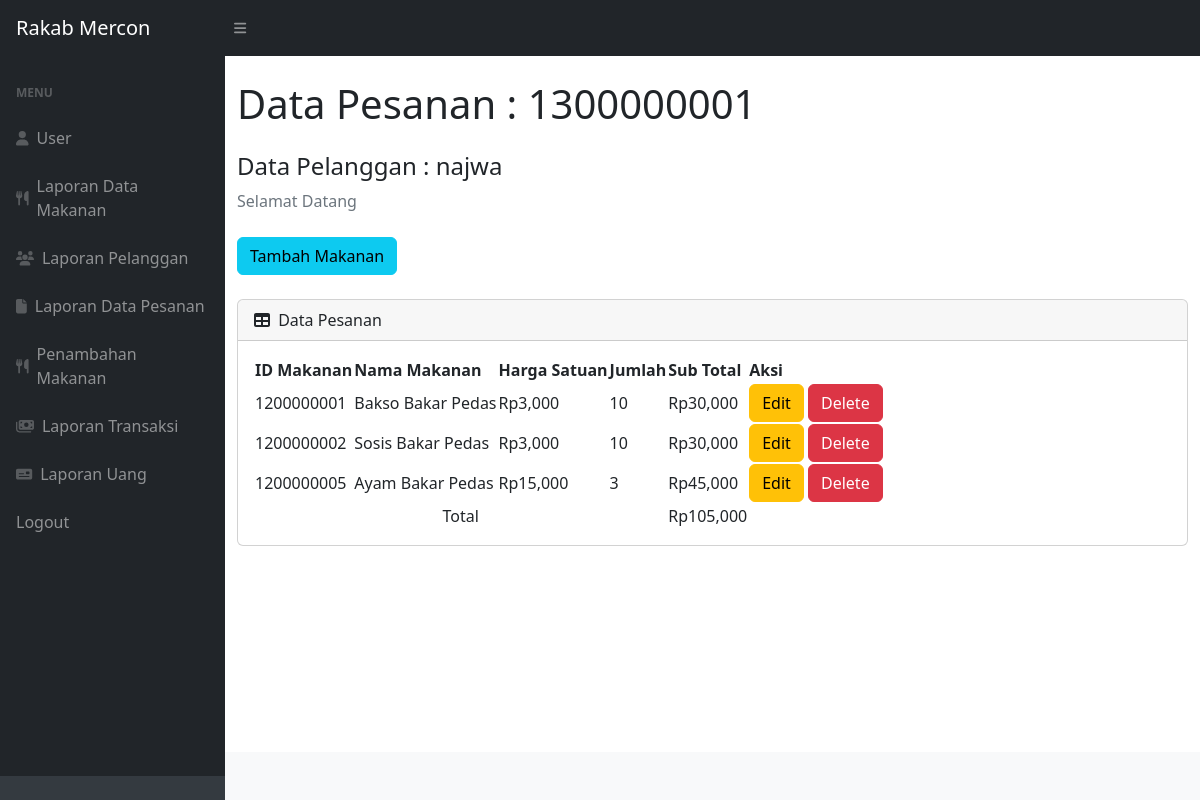
Page /view.php?idp=1300000001 (signed in) on the committed database.
### tables this page shows
CREATE TABLE `pesanan` (
  `idpesanan` int(11) NOT NULL,
  `tanggal` timestamp NOT NULL DEFAULT current_timestamp(),
  `namapelanggan` varchar(30) NOT NULL
);

CREATE TABLE `pelanggan` (
  `idpelanggan` int(11) NOT NULL,
  `namapelanggan` varchar(30) NOT NULL,
  `notelp` varchar(15) NOT NULL,
  `alamat` text NOT NULL
);

CREATE TABLE `detailpesanan` (
  `iddetailpesanan` int(11) NOT NULL,
  `idpesanan` int(11) NOT NULL,
  `idmakanan` int(11) NOT NULL,
  `qty` int(11) NOT NULL,
  `tanggal` timestamp NOT NULL DEFAULT current_timestamp()
);

CREATE TABLE `datamakanan` (
  `idmakanan` int(11) NOT NULL,
  `namamakanan` varchar(20) NOT NULL,
  `harga` int(11) NOT NULL,
  `stok` int(11) NOT NULL
);

### view.php (the view, shortened to what this page needs)
<?php
require 'ceklogin.php';
if(isset($_GET['idp'])){
    $idp = $_GET['idp'];
    $ambilnamapelanggan = mysqli_query($c,"select * from pesanan p, pelanggan pl where p.namapelanggan=pl.namapelanggan and p.idpesanan='$idp'");
    $np = mysqli_fetch_array($ambilnamapelanggan);
    $namapelanggan = $np['namapelanggan'];
} else {
    header('location:pesanan.php');
}
?>
<!DOCTYPE html>
<html lang="en">
    <head>
        <link href="https://cdn.jsdelivr.net/npm/simple-datatables@7.1.2/dist/style.min.css" rel="stylesheet" />
        <link href="css/styles.css" rel="stylesheet" />
    </head>
    <body class="sb-nav-fixed">
        <nav class="sb-topnav navbar navbar-expand navbar-dark bg-dark">
            <a class="navbar-brand ps-3" href="index.php">Rakab Mercon</a>
            <button class="btn btn-link btn-sm order-1 order-lg-0 me-4 me-lg-0" id="sidebarToggle" href="#!"><i class="fas fa-bars"></i></button>
        </nav>
        <div id="layoutSidenav">
            <div id="layoutSidenav_nav">
                <nav class="sb-sidenav accordion sb-sidenav-dark" id="sidenavAccordion">
                    <div class="sb-sidenav-menu">
                        <div class="nav">
                            <div class="sb-sidenav-menu-heading">Menu</div>
                            <a class="nav-link" href="index.php">
                                <div class="sb-nav-link-icon"><i class="fa-solid fa-user"></i></div>
                                User
                            </a>
                            <a class="nav-link" href="datamakanan.php">
                                <div class="sb-nav-link-icon"><i class="fa-solid fa-utensils"></i></div>
                                Laporan Data Makanan
                            </a>
                            <a class="nav-link" href="pelanggan.php">
                                <div class="sb-nav-link-icon"><i class="fa-solid fa-users"></i></div>
                                Laporan Pelanggan
                            </a>
                            <a class="nav-link" href="pesanan.php">
                                <div class="sb-nav-link-icon"><i class="fa-solid fa-file"></i></div>
                                Laporan Data Pesanan
                            </a>
                            <a class="nav-link" href="masuk.php">
                                <div class="sb-nav-link-icon"><i class="fa-solid fa-utensils"></i></div>
                                Penambahan Makanan
                            </a>
                            <a class="nav-link" href="transaksi.php">
                                <div class="sb-nav-link-icon"><i class="fa-solid fa-money-bills"></i></div>
                                Laporan Transaksi
                            </a>
                            <a class="nav-link" href="uang.php">
                                <div class="sb-nav-link-icon"><i class="fa-solid fa-money-check"></i></div>
                                Laporan Uang
                            </a>
                            <a class="nav-link" href="logout.php">
                                Logout
                            </a>
                        </div>
                    </div>
                    <div class="sb-sidenav-footer">
                    </div>
                </nav>
            </div>
            <div id="layoutSidenav_content">
                <main>
                    <div class="container-fluid">
                        <h1 class="mt-4">Data Pesanan : <?=$idp;?></h1>
                        <h4 class="mt-4">Data Pelanggan : <?=$namapelanggan;?></h4>
                        <ol class="breadcrumb mb-4">
                            <li class="breadcrumb-item active">Selamat Datang</li>
                        </ol>
                        <button type="button" class="btn btn-info mb-4" data-bs-toggle="modal" data-bs-target="#myModal">
                                  Tambah Makanan
                                </button>
                        <div class="card mb-4">
                            <div class="card-header">
                                <i class="fas fa-table me-1"></i>
                                Data Pesanan
                            </div>
                            <div class="card-body">
                                <table id="datatablesSimple">
                                <thead>
                                        <tr>
                                            <th>ID Makanan</th>
                                            <th>Nama Makanan</th>
                                            <th>Harga Satuan</th>
                                            <th>Jumlah</th>
                                            <th>Sub Total</th>
                                            <th>Aksi</th>
                                        </tr>
                                    </thead>
                                    <tbody>
                                    <?php
                                    $get = mysqli_query($c, "select * from detailpesanan p, datamakanan pr where p.idmakanan=pr.idmakanan and idpesanan='$idp'");
                                    $total=0;
                                    while($p=mysqli_fetch_array($get)){
                                    $idmakanan = $p['idmakanan'];
                                    $qty = $p['qty'];
                                    $harga = $p['harga'];
                                    $namamakanan = $p['namamakanan'];
                                    $subtotal=$qty*$harga;
                                    $total+=$subtotal;
                                    ?>
                                        <tr>
                                            <td><?=$idmakanan;?></td>
                                            <td><?=$namamakanan;?></td>
                                            <td>Rp<?=number_format($harga);?></td>
                                            <td><?=number_format($qty);?></td>
                                            <td>Rp<?=number_format($subtotal);?></td>
                                            <td>
                                                <button type="button" class="btn btn-warning" data-bs-toggle="modal" data-bs-target="#edit<?=$idmakanan;?>">
                                                    Edit
                                                </button>
                                                <button type="button" class="btn btn-danger" data-bs-toggle="modal" data-bs-target="#delete<?=$idmakanan?>">
                                                    Delete
                                                </button>
                                            </td>
                                        </tr>
                                    <?php
                                    };
                                    ?>
                                    <tr>
                                        <td colspan='4'><center>Total</center></td>
                                        <td>Rp<?=number_format($total);?></td>
                                    </tr>
                                    </tbody>
                                </table>
                            </div>
                        </div>
                    </div>
                </main>
                <footer class="py-4 bg-light mt-auto">
                </footer>
            </div>
        </div>
    </body>
</html>

### rows in the picture
pesanan: pelanggan.namapelanggan "najwa"
detailpesanan: idmakanan.idmakanan "1200000001", idmakanan.namamakanan "Bakso Bakar Pedas", idmakanan.harga "3,000", qty "10", qty.harga "30,000"
detailpesanan: idmakanan.idmakanan "1200000002", idmakanan.namamakanan "Sosis Bakar Pedas", idmakanan.harga "3,000", qty "10", qty.harga "30,000"
detailpesanan: idmakanan.idmakanan "1200000005", idmakanan.namamakanan "Ayam Bakar Pedas", idmakanan.harga "15,000", qty "3", qty.harga "45,000"

### other values in the picture
$idp "1300000001"
$total "105,000"
